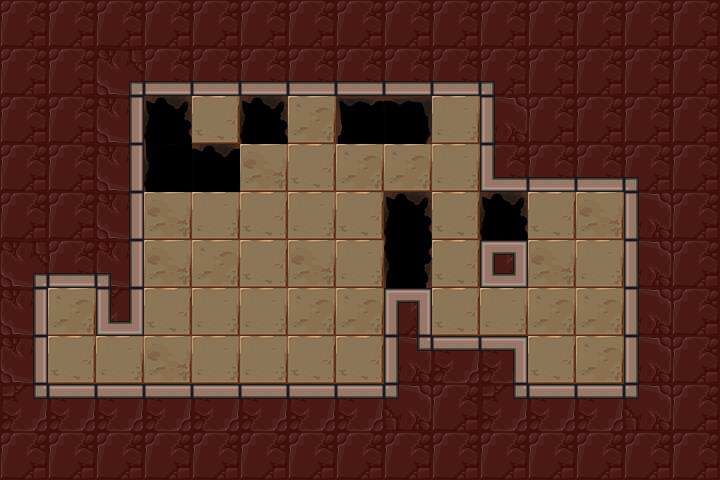

The image is a tile-based game level rendered from a .tmx file. Its description and source (layers, tilesets, objects; grid data summarised) follow:
An orthogonal 15x10 tile map with 48x48 px tiles, 3 tile layers (Floor, Holes, Walls), 6 tilesets and 8 objects (4x mirror, lightorb, lightswitch, player_start, exit).

<map version="1.0" orientation="orthogonal" renderorder="right-down" width="15" height="10" tilewidth="48" tileheight="48" nextobjectid="90">
 <tileset firstgid="1" name="walls" tilewidth="48" tileheight="48" tilecount="42">
  <image source="../../images/kongregate_release/wall_sheet.png" width="336" height="288" />
 </tileset>
 <tileset firstgid="43" name="exit" tilewidth="48" tileheight="48" tilecount="12">
  <image source="../../images/kongregate_release/gate_sheet.png" width="192" height="144" />
 </tileset>
 <tileset firstgid="55" name="floors" tilewidth="48" tileheight="48" tilecount="4">
  <image source="../../images/kongregate_release/floor_sheet.png" width="192" height="48" />
 </tileset>
 <tileset firstgid="59" name="holes" tilewidth="48" tileheight="48" tilecount="24">
  <image source="../../images/kongregate_release/hole_sheet.png" width="288" height="192" />
 </tileset>
 <tileset firstgid="83" name="mirrors" tilewidth="48" tileheight="48" tilecount="4">
  <image source="../../images/kongregate_release/mirror_sheet.png" width="96" height="96" />
 </tileset>
 <tileset firstgid="87" name="orb_sheet" tilewidth="48" tileheight="48" tilecount="9">
  <image source="../../images/kongregate_release/orb_sheet.png" width="144" height="144" />
 </tileset>
 <layer name="Floor" width="15" height="10">
  <properties>
   <property name="tileset" value="floors" />
  </properties>
  <data>[150 cells, 43 non-empty, 4 distinct tile ids]</data>
 </layer>
 <layer name="Holes" width="15" height="10">
  <properties>
   <property name="tileset" value="holes" />
  </properties>
  <data>[150 cells, 9 non-empty, 6 distinct tile ids]</data>
 </layer>
 <layer name="Walls" width="15" height="10">
  <properties>
   <property name="tileset" value="walls" />
  </properties>
  <data>[150 cells, 98 non-empty, 16 distinct tile ids]</data>
 </layer>
 <objectgroup name="Objects" />
 <objectgroup name="Mirrors">
  <object id="82" type="mirror" gid="1073741908" x="192" y="144" width="48" height="48">
   <properties>
    <property name="sides" value="1" />
   </properties>
  </object>
  <object id="83" type="mirror" gid="84" x="240" y="336" width="48" height="48">
   <properties>
    <property name="sides" value="1" />
   </properties>
  </object>
  <object id="84" type="mirror" gid="3221225556" x="144" y="240" width="48" height="48">
   <properties>
    <property name="sides" value="1" />
   </properties>
  </object>
  <object id="85" type="mirror" gid="3221225556" x="432" y="288" width="48" height="48">
   <properties>
    <property name="sides" value="1" />
   </properties>
  </object>
 </objectgroup>
 <objectgroup name="Light">
  <object id="86" type="lightorb" gid="91" x="144" y="288" width="48" height="48">
   <properties>
    <property name="direction" value="16" />
   </properties>
  </object>
  <object id="87" type="lightswitch" gid="87" x="576" y="336" width="48" height="48" />
 </objectgroup>
 <objectgroup color="#141ba4" name="player_start">
  <object id="88" type="player_start" x="144" y="336" width="48" height="48">
   <properties>
    <property name="direction_facing" value="16" />
    <property name="initial_zoom" value="0.7" />
   </properties>
  </object>
 </objectgroup>
 <objectgroup color="#71a400" name="Exit">
  <object id="89" type="exit" gid="43" x="48" y="336" width="48" height="48" />
 </objectgroup>
</map>
